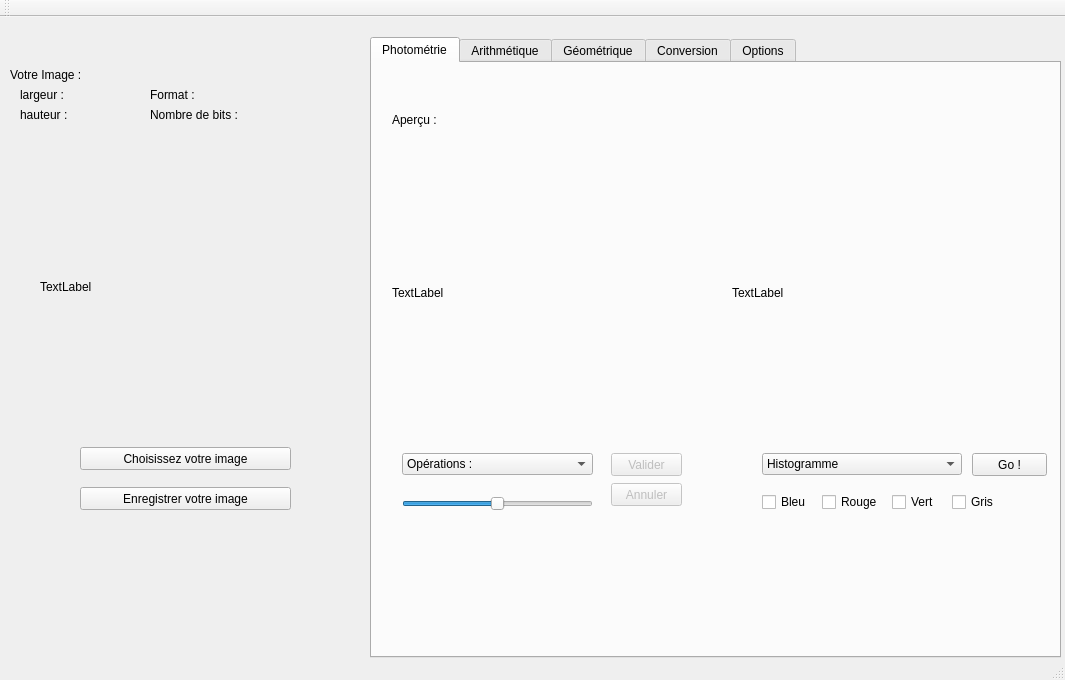
<?xml version="1.0" encoding="UTF-8"?>
<ui version="4.0">
 <class>MainWindow</class>
 <widget class="QMainWindow" name="MainWindow">
  <property name="geometry">
   <rect>
    <x>0</x>
    <y>0</y>
    <width>1065</width>
    <height>680</height>
   </rect>
  </property>
  <property name="windowTitle">
   <string>MainWindow</string>
  </property>
  <widget class="QWidget" name="centralWidget">
   <widget class="QTabWidget" name="tab_page">
    <property name="enabled">
     <bool>true</bool>
    </property>
    <property name="geometry">
     <rect>
      <x>370</x>
      <y>20</y>
      <width>691</width>
      <height>621</height>
     </rect>
    </property>
    <property name="currentIndex">
     <number>0</number>
    </property>
    <widget class="QWidget" name="tab">
     <attribute name="title">
      <string>Photométrie</string>
     </attribute>
     <widget class="QLabel" name="label_photometrie_img">
      <property name="geometry">
       <rect>
        <x>20</x>
        <y>80</y>
        <width>300</width>
        <height>300</height>
       </rect>
      </property>
      <property name="text">
       <string>TextLabel</string>
      </property>
     </widget>
     <widget class="QComboBox" name="combo_photo_img">
      <property name="geometry">
       <rect>
        <x>30</x>
        <y>390</y>
        <width>191</width>
        <height>22</height>
       </rect>
      </property>
      <item>
       <property name="text">
        <string>Opérations :</string>
       </property>
      </item>
      <item>
       <property name="text">
        <string>Négatif</string>
       </property>
      </item>
      <item>
       <property name="text">
        <string>Luminosité</string>
       </property>
      </item>
      <item>
       <property name="text">
        <string>Exploitation</string>
       </property>
      </item>
      <item>
       <property name="text">
        <string>Egalisation</string>
       </property>
      </item>
      <item>
       <property name="text">
        <string>Normalisation</string>
       </property>
      </item>
     </widget>
     <widget class="QComboBox" name="combo_photo_histo">
      <property name="geometry">
       <rect>
        <x>390</x>
        <y>390</y>
        <width>200</width>
        <height>22</height>
       </rect>
      </property>
      <item>
       <property name="text">
        <string>Histogramme</string>
       </property>
      </item>
      <item>
       <property name="text">
        <string>Histogramme cumulé</string>
       </property>
      </item>
     </widget>
     <widget class="QLabel" name="label_histogramme">
      <property name="geometry">
       <rect>
        <x>360</x>
        <y>80</y>
        <width>300</width>
        <height>300</height>
       </rect>
      </property>
      <property name="text">
       <string>TextLabel</string>
      </property>
     </widget>
     <widget class="QLabel" name="label_3">
      <property name="geometry">
       <rect>
        <x>20</x>
        <y>50</y>
        <width>46</width>
        <height>14</height>
       </rect>
      </property>
      <property name="text">
       <string>Aperçu :</string>
      </property>
     </widget>
     <widget class="QPushButton" name="Valid_photometrie">
      <property name="enabled">
       <bool>false</bool>
      </property>
      <property name="geometry">
       <rect>
        <x>239</x>
        <y>390</y>
        <width>71</width>
        <height>23</height>
       </rect>
      </property>
      <property name="text">
       <string>Valider</string>
      </property>
     </widget>
     <widget class="QSlider" name="Slider_luminosite">
      <property name="enabled">
       <bool>true</bool>
      </property>
      <property name="geometry">
       <rect>
        <x>30</x>
        <y>430</y>
        <width>191</width>
        <height>21</height>
       </rect>
      </property>
      <property name="maximum">
       <number>510</number>
      </property>
      <property name="value">
       <number>255</number>
      </property>
      <property name="sliderPosition">
       <number>255</number>
      </property>
      <property name="orientation">
       <enum>Qt::Horizontal</enum>
      </property>
     </widget>
     <widget class="QPushButton" name="annul_photometrie">
      <property name="enabled">
       <bool>false</bool>
      </property>
      <property name="geometry">
       <rect>
        <x>239</x>
        <y>420</y>
        <width>71</width>
        <height>23</height>
       </rect>
      </property>
      <property name="text">
       <string>Annuler</string>
      </property>
     </widget>
     <widget class="QCheckBox" name="histo_blue">
      <property name="geometry">
       <rect>
        <x>390</x>
        <y>430</y>
        <width>72</width>
        <height>18</height>
       </rect>
      </property>
      <property name="text">
       <string>Bleu</string>
      </property>
     </widget>
     <widget class="QCheckBox" name="histo_red">
      <property name="geometry">
       <rect>
        <x>450</x>
        <y>430</y>
        <width>72</width>
        <height>18</height>
       </rect>
      </property>
      <property name="text">
       <string>Rouge</string>
      </property>
     </widget>
     <widget class="QCheckBox" name="histo_green">
      <property name="geometry">
       <rect>
        <x>520</x>
        <y>430</y>
        <width>72</width>
        <height>18</height>
       </rect>
      </property>
      <property name="text">
       <string>Vert</string>
      </property>
     </widget>
     <widget class="QCheckBox" name="histo_gray">
      <property name="geometry">
       <rect>
        <x>580</x>
        <y>430</y>
        <width>72</width>
        <height>18</height>
       </rect>
      </property>
      <property name="text">
       <string>Gris</string>
      </property>
     </widget>
     <widget class="QPushButton" name="pushButton">
      <property name="geometry">
       <rect>
        <x>600</x>
        <y>390</y>
        <width>75</width>
        <height>23</height>
       </rect>
      </property>
      <property name="text">
       <string>Go !</string>
      </property>
     </widget>
    </widget>
    <widget class="QWidget" name="tab_2">
     <attribute name="title">
      <string>Arithmétique</string>
     </attribute>
     <widget class="QLabel" name="label_arithmetique_img">
      <property name="geometry">
       <rect>
        <x>20</x>
        <y>80</y>
        <width>300</width>
        <height>300</height>
       </rect>
      </property>
      <property name="text">
       <string>TextLabel</string>
      </property>
     </widget>
     <widget class="QLabel" name="label_arithmetique_res">
      <property name="geometry">
       <rect>
        <x>360</x>
        <y>80</y>
        <width>300</width>
        <height>300</height>
       </rect>
      </property>
      <property name="text">
       <string>TextLabel</string>
      </property>
     </widget>
     <widget class="QPushButton" name="btn_arith_img_1">
      <property name="geometry">
       <rect>
        <x>60</x>
        <y>390</y>
        <width>221</width>
        <height>23</height>
       </rect>
      </property>
      <property name="text">
       <string>Choisissez votre seconde image</string>
      </property>
     </widget>
     <widget class="QComboBox" name="combo_arith">
      <property name="geometry">
       <rect>
        <x>39</x>
        <y>430</y>
        <width>171</width>
        <height>22</height>
       </rect>
      </property>
      <item>
       <property name="text">
        <string>Opérations :</string>
       </property>
      </item>
      <item>
       <property name="text">
        <string>Addition</string>
       </property>
      </item>
      <item>
       <property name="text">
        <string>Soustraction</string>
       </property>
      </item>
      <item>
       <property name="text">
        <string>Multiplication</string>
       </property>
      </item>
      <item>
       <property name="text">
        <string>Division</string>
       </property>
      </item>
      <item>
       <property name="text">
        <string>Maximum</string>
       </property>
      </item>
      <item>
       <property name="text">
        <string>Minimum</string>
       </property>
      </item>
      <item>
       <property name="text">
        <string>ET</string>
       </property>
      </item>
      <item>
       <property name="text">
        <string>OU</string>
       </property>
      </item>
     </widget>
     <widget class="QPushButton" name="Valid_arith">
      <property name="enabled">
       <bool>false</bool>
      </property>
      <property name="geometry">
       <rect>
        <x>230</x>
        <y>430</y>
        <width>71</width>
        <height>23</height>
       </rect>
      </property>
      <property name="text">
       <string>Valider</string>
      </property>
     </widget>
     <widget class="QLabel" name="label_largeur_arith">
      <property name="geometry">
       <rect>
        <x>20</x>
        <y>30</y>
        <width>191</width>
        <height>16</height>
       </rect>
      </property>
      <property name="text">
       <string>Largeur :</string>
      </property>
     </widget>
     <widget class="QLabel" name="label_hauteur_arith">
      <property name="geometry">
       <rect>
        <x>20</x>
        <y>50</y>
        <width>181</width>
        <height>16</height>
       </rect>
      </property>
      <property name="text">
       <string>Hauteur :</string>
      </property>
     </widget>
     <widget class="QPushButton" name="Annul_arith">
      <property name="enabled">
       <bool>false</bool>
      </property>
      <property name="geometry">
       <rect>
        <x>230</x>
        <y>460</y>
        <width>71</width>
        <height>23</height>
       </rect>
      </property>
      <property name="text">
       <string>Annuler</string>
      </property>
     </widget>
    </widget>
    <widget class="QWidget" name="tab_3">
     <attribute name="title">
      <string>Géométrique</string>
     </attribute>
     <widget class="QLabel" name="label_apercu_geo">
      <property name="geometry">
       <rect>
        <x>20</x>
        <y>50</y>
        <width>181</width>
        <height>16</height>
       </rect>
      </property>
      <property name="text">
       <string>Aperçu :</string>
      </property>
     </widget>
     <widget class="QLabel" name="label_geo_img">
      <property name="geometry">
       <rect>
        <x>20</x>
        <y>80</y>
        <width>300</width>
        <height>300</height>
       </rect>
      </property>
      <property name="text">
       <string>TextLabel</string>
      </property>
     </widget>
     <widget class="QPushButton" name="Valid_geo">
      <property name="enabled">
       <bool>true</bool>
      </property>
      <property name="geometry">
       <rect>
        <x>230</x>
        <y>390</y>
        <width>71</width>
        <height>23</height>
       </rect>
      </property>
      <property name="text">
       <string>Valider</string>
      </property>
     </widget>
     <widget class="QComboBox" name="combo_geo">
      <property name="geometry">
       <rect>
        <x>39</x>
        <y>390</y>
        <width>171</width>
        <height>22</height>
       </rect>
      </property>
      <item>
       <property name="text">
        <string>Opérations :</string>
       </property>
      </item>
      <item>
       <property name="text">
        <string>Extraction</string>
       </property>
      </item>
      <item>
       <property name="text">
        <string>Retournement</string>
       </property>
      </item>
      <item>
       <property name="text">
        <string>Rotation</string>
       </property>
      </item>
     </widget>
     <widget class="QPushButton" name="Annul_geo">
      <property name="enabled">
       <bool>true</bool>
      </property>
      <property name="geometry">
       <rect>
        <x>230</x>
        <y>420</y>
        <width>71</width>
        <height>23</height>
       </rect>
      </property>
      <property name="text">
       <string>Annuler</string>
      </property>
     </widget>
     <widget class="QRadioButton" name="radio_retournement_vert">
      <property name="geometry">
       <rect>
        <x>60</x>
        <y>500</y>
        <width>84</width>
        <height>18</height>
       </rect>
      </property>
      <property name="text">
       <string>Vertical</string>
      </property>
     </widget>
     <widget class="QRadioButton" name="radio_retournement_hor">
      <property name="geometry">
       <rect>
        <x>60</x>
        <y>520</y>
        <width>84</width>
        <height>18</height>
       </rect>
      </property>
      <property name="text">
       <string>Horizontal</string>
      </property>
     </widget>
     <widget class="QRadioButton" name="radio_retournement_verthor">
      <property name="geometry">
       <rect>
        <x>60</x>
        <y>540</y>
        <width>84</width>
        <height>18</height>
       </rect>
      </property>
      <property name="text">
       <string>Les deux</string>
      </property>
     </widget>
     <widget class="QRadioButton" name="radio_rotation_90">
      <property name="geometry">
       <rect>
        <x>60</x>
        <y>420</y>
        <width>84</width>
        <height>18</height>
       </rect>
      </property>
      <property name="text">
       <string>90°</string>
      </property>
     </widget>
     <widget class="QRadioButton" name="radio_rotation_180">
      <property name="geometry">
       <rect>
        <x>60</x>
        <y>440</y>
        <width>84</width>
        <height>18</height>
       </rect>
      </property>
      <property name="text">
       <string>180°</string>
      </property>
     </widget>
     <widget class="QRadioButton" name="radio_rotation_270">
      <property name="geometry">
       <rect>
        <x>60</x>
        <y>460</y>
        <width>84</width>
        <height>18</height>
       </rect>
      </property>
      <property name="text">
       <string>270°</string>
      </property>
     </widget>
     <widget class="QRadioButton" name="radio_rotation_x">
      <property name="geometry">
       <rect>
        <x>60</x>
        <y>480</y>
        <width>71</width>
        <height>18</height>
       </rect>
      </property>
      <property name="text">
       <string>Angle (°):</string>
      </property>
     </widget>
     <widget class="QLineEdit" name="rotation_x">
      <property name="geometry">
       <rect>
        <x>130</x>
        <y>480</y>
        <width>31</width>
        <height>18</height>
       </rect>
      </property>
      <property name="inputMask">
       <string>999</string>
      </property>
      <property name="text">
       <string>0</string>
      </property>
      <property name="maxLength">
       <number>3</number>
      </property>
      <property name="alignment">
       <set>Qt::AlignRight|Qt::AlignTrailing|Qt::AlignVCenter</set>
      </property>
     </widget>
    </widget>
    <widget class="QWidget" name="tab_4">
     <attribute name="title">
      <string>Conversion</string>
     </attribute>
    </widget>
    <widget class="QWidget" name="tab_5">
     <attribute name="title">
      <string>Options</string>
     </attribute>
    </widget>
   </widget>
   <widget class="QLabel" name="label_img">
    <property name="geometry">
     <rect>
      <x>40</x>
      <y>120</y>
      <width>300</width>
      <height>300</height>
     </rect>
    </property>
    <property name="text">
     <string>TextLabel</string>
    </property>
   </widget>
   <widget class="QLabel" name="label_hauteur_img">
    <property name="geometry">
     <rect>
      <x>20</x>
      <y>90</y>
      <width>121</width>
      <height>16</height>
     </rect>
    </property>
    <property name="text">
     <string>hauteur : </string>
    </property>
   </widget>
   <widget class="QLabel" name="label_largeur_img">
    <property name="geometry">
     <rect>
      <x>20</x>
      <y>70</y>
      <width>291</width>
      <height>16</height>
     </rect>
    </property>
    <property name="text">
     <string>largeur :</string>
    </property>
   </widget>
   <widget class="QLabel" name="label_2">
    <property name="geometry">
     <rect>
      <x>10</x>
      <y>50</y>
      <width>71</width>
      <height>16</height>
     </rect>
    </property>
    <property name="text">
     <string>Votre Image :</string>
    </property>
   </widget>
   <widget class="QPushButton" name="btn_photo">
    <property name="geometry">
     <rect>
      <x>80</x>
      <y>430</y>
      <width>211</width>
      <height>23</height>
     </rect>
    </property>
    <property name="text">
     <string>Choisissez votre image</string>
    </property>
   </widget>
   <widget class="QPushButton" name="Button_save">
    <property name="geometry">
     <rect>
      <x>80</x>
      <y>470</y>
      <width>211</width>
      <height>23</height>
     </rect>
    </property>
    <property name="text">
     <string>Enregistrer votre image</string>
    </property>
   </widget>
   <widget class="QLabel" name="label_format_img">
    <property name="geometry">
     <rect>
      <x>150</x>
      <y>70</y>
      <width>151</width>
      <height>16</height>
     </rect>
    </property>
    <property name="text">
     <string>Format :</string>
    </property>
   </widget>
   <widget class="QLabel" name="label_nbbit_img">
    <property name="geometry">
     <rect>
      <x>150</x>
      <y>90</y>
      <width>151</width>
      <height>16</height>
     </rect>
    </property>
    <property name="text">
     <string>Nombre de bits :</string>
    </property>
   </widget>
  </widget>
  <widget class="QToolBar" name="mainToolBar">
   <attribute name="toolBarArea">
    <enum>TopToolBarArea</enum>
   </attribute>
   <attribute name="toolBarBreak">
    <bool>false</bool>
   </attribute>
  </widget>
  <widget class="QStatusBar" name="statusBar"/>
 </widget>
 <layoutdefault spacing="6" margin="11"/>
 <tabstops>
  <tabstop>tab_page</tabstop>
  <tabstop>combo_photo_img</tabstop>
  <tabstop>Valid_photometrie</tabstop>
  <tabstop>combo_photo_histo</tabstop>
  <tabstop>Slider_luminosite</tabstop>
  <tabstop>annul_photometrie</tabstop>
  <tabstop>histo_blue</tabstop>
  <tabstop>histo_red</tabstop>
  <tabstop>histo_green</tabstop>
  <tabstop>histo_gray</tabstop>
  <tabstop>btn_photo</tabstop>
  <tabstop>Button_save</tabstop>
  <tabstop>Annul_arith</tabstop>
  <tabstop>btn_arith_img_1</tabstop>
  <tabstop>Valid_geo</tabstop>
  <tabstop>combo_geo</tabstop>
  <tabstop>Annul_geo</tabstop>
  <tabstop>radio_retournement_vert</tabstop>
  <tabstop>radio_retournement_hor</tabstop>
  <tabstop>radio_retournement_verthor</tabstop>
  <tabstop>radio_rotation_90</tabstop>
  <tabstop>radio_rotation_180</tabstop>
  <tabstop>radio_rotation_270</tabstop>
  <tabstop>radio_rotation_x</tabstop>
  <tabstop>rotation_x</tabstop>
  <tabstop>combo_arith</tabstop>
  <tabstop>Valid_arith</tabstop>
 </tabstops>
 <resources/>
 <connections/>
</ui>
